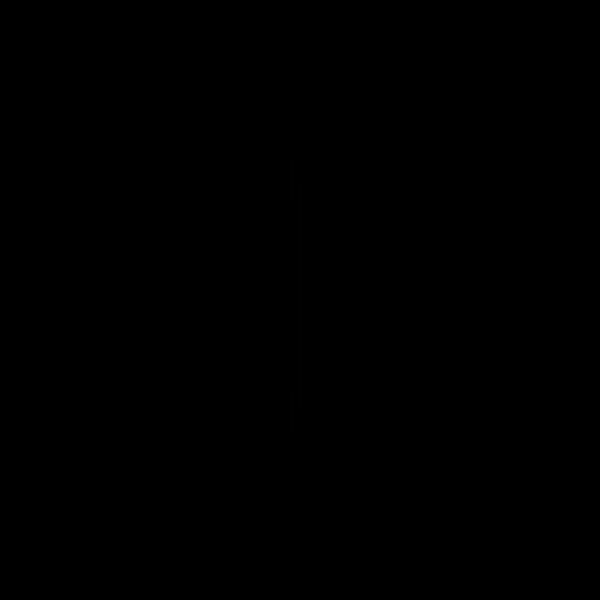
Frame 1 (no input)
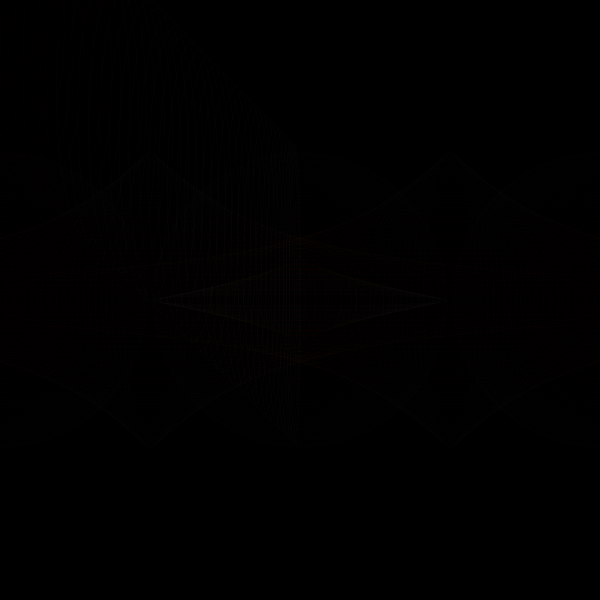
Frame 60 (the mouse pressed at the canvas centre just before this capture)
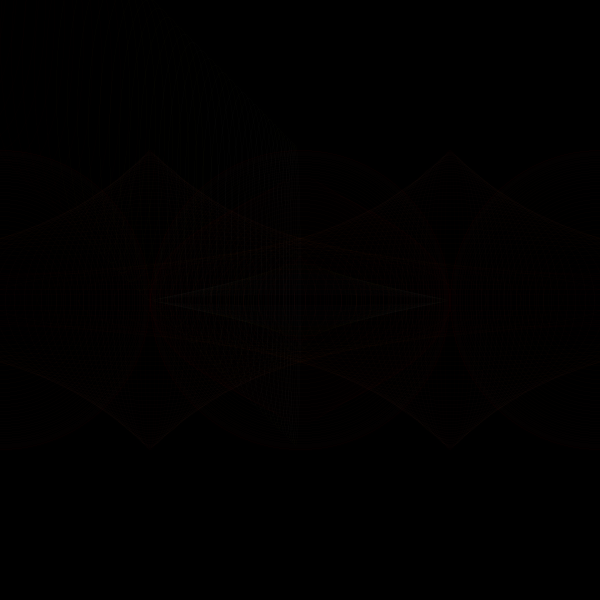
Frame 120 (the mouse held since frame 60 and released just before this capture)

The Processing sketch that drew these frames (run headless with seeded random() and noise(); from frame 60 on, the mouse is pressed at the canvas centre):

// Processing sketch: processing_55833
// ── processing_55833.pde

float x,y,x2,z,angle;
 
void setup(){
  size(600,600);
  background(0);
  smooth();
  x = 5;
  y = 2;
 z = 0;
  angle = 10;
 
     for (float x = 5; x < z; x ++){
    for (float y = 2; y < height; y ++){
       for (float z = 0; x < angle; z ++){
    
       }
     }
    }
}
 
void draw(){
 
   
  x = cos(radians(angle)) * width/2;
  y = cos(radians(angle)) * height/2;
 z = tan(radians(angle++)) * width/2;
 
   
   
strokeWeight(.05);

 stroke(200,x,y/2,10);
 fill(x,angle,y,.2);
ellipse(x,y,angle,300);
ellipse(y,x,angle,300);
 ellipse(300,300,x,angle);
ellipse(150,300,z,y);
ellipse(450,300,z,y);
 ellipse(0,300,x,y);
 ellipse(600,300,x,y);
 ellipse(300,300,x,y);
 

 
 
 
x++;
y++;
z++;
angle++;

  
}

//inspired by http://openprocessing.org/visuals/?visualID=53696
